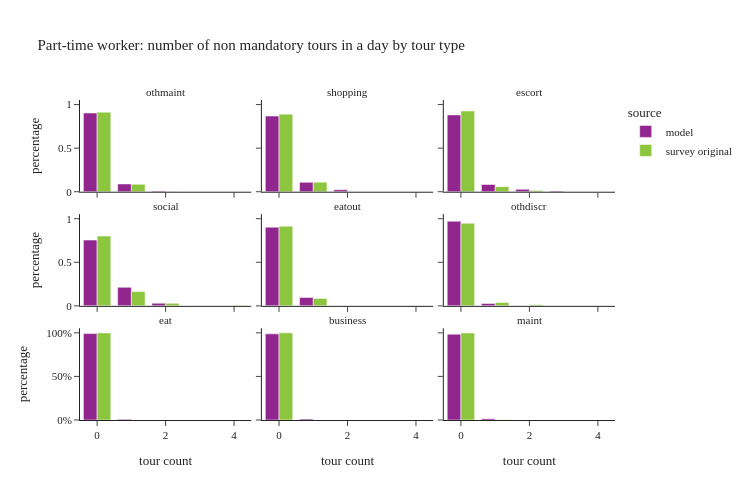

The notebook cell saved with this chart:
### Code cell
plot_num_nonmand_tourtype(per_data[per_data['ptype']==2], "Part-time worker: number of non mandatory tours in a day by tour type")

### Figure 1 — Plotly figure (JSON) as saved in the notebook; plotly's stock layout.template omitted (floating-point values rounded to 4 significant figures)
{"data": [{"alignmentgroup": "True", "customdata": [[315198], [31115], [2563], [43], [5]], "hovertemplate": "source=model<br>tour type=othmaint<br>tour count=%{x}<br>percentage=%{y}<br>sample_size=%{customdata[0]}<extra></extra>", "legendgroup": "model", "marker": {"color": "#91268F", "pattern": {"shape": ""}}, "name": "model", "offsetgroup": "model", "orientation": "v", "showlegend": true, "textposition": "auto", "type": "bar", "x": [0.0, 1.0, 2.0, 3.0, 4.0], "xaxis": "x7", "y": [0.9033, 0.08917, 0.007345, 0.0001232, 1.433e-05], "yaxis": "y7"}, {"alignmentgroup": "True", "customdata": [[302902], [37743], [8012], [267]], "hovertemplate": "source=model<br>tour type=shopping<br>tour count=%{x}<br>percentage=%{y}<br>sample_size=%{customdata[0]}<extra></extra>", "legendgroup": "model", "marker": {"color": "#91268F", "pattern": {"shape": ""}}, "name": "model", "offsetgroup": "model", "orientation": "v", "showlegend": false, "textposition": "auto", "type": "bar", "x": [0.0, 1.0, 2.0, 3.0], "xaxis": "x8", "y": [0.8681, 0.1082, 0.02296, 0.0007652], "yaxis": "y8"}, {"alignmentgroup": "True", "customdata": [[307648], [29064], [9533], [2679]], "hovertemplate": "source=model<br>tour type=escort<br>tour count=%{x}<br>percentage=%{y}<br>sample_size=%{customdata[0]}<extra></extra>", "legendgroup": "model", "marker": {"color": "#91268F", "pattern": {"shape": ""}}, "name": "model", "offsetgroup": "model", "orientation": "v", "showlegend": false, "textposition": "auto", "type": "bar", "x": [0.0, 1.0, 2.0, 3.0], "xaxis": "x9", "y": [0.8817, 0.0833, 0.02732, 0.007678], "yaxis": "y9"}, {"alignmentgroup": "True", "customdata": [[263502], [74279], [10489], [651], [3]], "hovertemplate": "source=model<br>tour type=social<br>tour count=%{x}<br>percentage=%{y}<br>sample_size=%{customdata[0]}<extra></extra>", "legendgroup": "model", "marker": {"color": "#91268F", "pattern": {"shape": ""}}, "name": "model", "offsetgroup": "model", "orientation": "v", "showlegend": false, "textposition": "auto", "type": "bar", "x": [0.0, 1.0, 2.0, 3.0, 4.0], "xaxis": "x4", "y": [0.7552, 0.2129, 0.03006, 0.001866, 8.598e-06], "yaxis": "y4"}, {"alignmentgroup": "True", "customdata": [[314979], [33256], [678], [11]], "hovertemplate": "source=model<br>tour type=eatout<br>tour count=%{x}<br>percentage=%{y}<br>sample_size=%{customdata[0]}<extra></extra>", "legendgroup": "model", "marker": {"color": "#91268F", "pattern": {"shape": ""}}, "name": "model", "offsetgroup": "model", "orientation": "v", "showlegend": false, "textposition": "auto", "type": "bar", "x": [0.0, 1.0, 2.0, 3.0], "xaxis": "x5", "y": [0.9027, 0.09531, 0.001943, 3.153e-05], "yaxis": "y5"}, {"alignmentgroup": "True", "customdata": [[338807], [9468], [640], [9]], "hovertemplate": "source=model<br>tour type=othdiscr<br>tour count=%{x}<br>percentage=%{y}<br>sample_size=%{customdata[0]}<extra></extra>", "legendgroup": "model", "marker": {"color": "#91268F", "pattern": {"shape": ""}}, "name": "model", "offsetgroup": "model", "orientation": "v", "showlegend": false, "textposition": "auto", "type": "bar", "x": [0.0, 1.0, 2.0, 3.0], "xaxis": "x6", "y": [0.971, 0.02713, 0.001834, 2.579e-05], "yaxis": "y6"}, {"alignmentgroup": "True", "customdata": [[345891], [3033]], "hovertemplate": "source=model<br>tour type=eat<br>tour count=%{x}<br>percentage=%{y}<br>sample_size=%{customdata[0]}<extra></extra>", "legendgroup": "model", "marker": {"color": "#91268F", "pattern": {"shape": ""}}, "name": "model", "offsetgroup": "model", "orientation": "v", "showlegend": false, "textposition": "auto", "type": "bar", "x": [0.0, 1.0], "xaxis": "x", "y": [0.9913, 0.008692], "yaxis": "y"}, {"alignmentgroup": "True", "customdata": [[344825], [3874], [223], [2]], "hovertemplate": "source=model<br>tour type=business<br>tour count=%{x}<br>percentage=%{y}<br>sample_size=%{customdata[0]}<extra></extra>", "legendgroup": "model", "marker": {"color": "#91268F", "pattern": {"shape": ""}}, "name": "model", "offsetgroup": "model", "orientation": "v", "showlegend": false, "textposition": "auto", "type": "bar", "x": [0.0, 1.0, 2.0, 3.0], "xaxis": "x2", "y": [0.9883, 0.0111, 0.0006391, 5.732e-06], "yaxis": "y2"}, {"alignmentgroup": "True", "customdata": [[343463], [5460], [1]], "hovertemplate": "source=model<br>tour type=maint<br>tour count=%{x}<br>percentage=%{y}<br>sample_size=%{customdata[0]}<extra></extra>", "legendgroup": "model", "marker": {"color": "#91268F", "pattern": {"shape": ""}}, "name": "model", "offsetgroup": "model", "orientation": "v", "showlegend": false, "textposition": "auto", "type": "bar", "x": [0.0, 1.0, 2.0], "xaxis": "x3", "y": [0.9843, 0.01565, 2.866e-06], "yaxis": "y3"}, {"alignmentgroup": "True", "customdata": [[797], [80], [5]], "hovertemplate": "source=survey original<br>tour type=othmaint<br>tour count=%{x}<br>percentage=%{y}<br>sample_size=%{customdata[0]}<extra></extra>", "legendgroup": "survey original", "marker": {"color": "#8CC63E", "pattern": {"shape": ""}}, "name": "survey original", "offsetgroup": "survey original", "orientation": "v", "showlegend": true, "textposition": "auto", "type": "bar", "x": [0.0, 1.0, 2.0], "xaxis": "x7", "y": [0.9128, 0.08486, 0.00232], "yaxis": "y7"}, {"alignmentgroup": "True", "customdata": [[757], [121], [4]], "hovertemplate": "source=survey original<br>tour type=shopping<br>tour count=%{x}<br>percentage=%{y}<br>sample_size=%{customdata[0]}<extra></extra>", "legendgroup": "survey original", "marker": {"color": "#8CC63E", "pattern": {"shape": ""}}, "name": "survey original", "offsetgroup": "survey original", "orientation": "v", "showlegend": false, "textposition": "auto", "type": "bar", "x": [0.0, 1.0, 2.0], "xaxis": "x8", "y": [0.8897, 0.1099, 0.0003725], "yaxis": "y8"}, {"alignmentgroup": "True", "customdata": [[808], [56], [15], [2], [1]], "hovertemplate": "source=survey original<br>tour type=escort<br>tour count=%{x}<br>percentage=%{y}<br>sample_size=%{customdata[0]}<extra></extra>", "legendgroup": "survey original", "marker": {"color": "#8CC63E", "pattern": {"shape": ""}}, "name": "survey original", "offsetgroup": "survey original", "orientation": "v", "showlegend": false, "textposition": "auto", "type": "bar", "x": [0.0, 1.0, 2.0, 3.0, 4.0], "xaxis": "x9", "y": [0.9259, 0.05801, 0.0152, 0.00062, 0.0002599], "yaxis": "y9"}, {"alignmentgroup": "True", "customdata": [[691], [155], [27], [7], [2]], "hovertemplate": "source=survey original<br>tour type=social<br>tour count=%{x}<br>percentage=%{y}<br>sample_size=%{customdata[0]}<extra></extra>", "legendgroup": "survey original", "marker": {"color": "#8CC63E", "pattern": {"shape": ""}}, "name": "survey original", "offsetgroup": "survey original", "orientation": "v", "showlegend": false, "textposition": "auto", "type": "bar", "x": [0.0, 1.0, 2.0, 3.0, 4.0], "xaxis": "x4", "y": [0.8004, 0.1639, 0.02873, 0.0004777, 0.00648], "yaxis": "y4"}, {"alignmentgroup": "True", "customdata": [[822], [54], [6]], "hovertemplate": "source=survey original<br>tour type=eatout<br>tour count=%{x}<br>percentage=%{y}<br>sample_size=%{customdata[0]}<extra></extra>", "legendgroup": "survey original", "marker": {"color": "#8CC63E", "pattern": {"shape": ""}}, "name": "survey original", "offsetgroup": "survey original", "orientation": "v", "showlegend": false, "textposition": "auto", "type": "bar", "x": [0.0, 1.0, 2.0], "xaxis": "x5", "y": [0.9133, 0.08492, 0.001734], "yaxis": "y5"}, {"alignmentgroup": "True", "customdata": [[864], [14], [3], [1]], "hovertemplate": "source=survey original<br>tour type=othdiscr<br>tour count=%{x}<br>percentage=%{y}<br>sample_size=%{customdata[0]}<extra></extra>", "legendgroup": "survey original", "marker": {"color": "#8CC63E", "pattern": {"shape": ""}}, "name": "survey original", "offsetgroup": "survey original", "orientation": "v", "showlegend": false, "textposition": "auto", "type": "bar", "x": [0.0, 1.0, 2.0, 3.0], "xaxis": "x6", "y": [0.9477, 0.03861, 0.01228, 0.001369], "yaxis": "y6"}, {"alignmentgroup": "True", "customdata": [[880], [2]], "hovertemplate": "source=survey original<br>tour type=eat<br>tour count=%{x}<br>percentage=%{y}<br>sample_size=%{customdata[0]}<extra></extra>", "legendgroup": "survey original", "marker": {"color": "#8CC63E", "pattern": {"shape": ""}}, "name": "survey original", "offsetgroup": "survey original", "orientation": "v", "showlegend": false, "textposition": "auto", "type": "bar", "x": [0.0, 1.0], "xaxis": "x", "y": [0.999, 0.0009683], "yaxis": "y"}, {"alignmentgroup": "True", "customdata": [[879], [3]], "hovertemplate": "source=survey original<br>tour type=business<br>tour count=%{x}<br>percentage=%{y}<br>sample_size=%{customdata[0]}<extra></extra>", "legendgroup": "survey original", "marker": {"color": "#8CC63E", "pattern": {"shape": ""}}, "name": "survey original", "offsetgroup": "survey original", "orientation": "v", "showlegend": false, "textposition": "auto", "type": "bar", "x": [0.0, 1.0], "xaxis": "x2", "y": [0.9998, 0.0001782], "yaxis": "y2"}, {"alignmentgroup": "True", "customdata": [[873], [9]], "hovertemplate": "source=survey original<br>tour type=maint<br>tour count=%{x}<br>percentage=%{y}<br>sample_size=%{customdata[0]}<extra></extra>", "legendgroup": "survey original", "marker": {"color": "#8CC63E", "pattern": {"shape": ""}}, "name": "survey original", "offsetgroup": "survey original", "orientation": "v", "showlegend": false, "textposition": "auto", "type": "bar", "x": [0.0, 1.0], "xaxis": "x3", "y": [0.9984, 0.001575], "yaxis": "y3"}], "layout": {"annotations": [{"font": {}, "showarrow": false, "text": "eat", "x": 0.16, "xanchor": "center", "xref": "paper", "y": 0.2867, "yanchor": "bottom", "yref": "paper"}, {"font": {}, "showarrow": false, "text": "business", "x": 0.5, "xanchor": "center", "xref": "paper", "y": 0.2867, "yanchor": "bottom", "yref": "paper"}, {"font": {}, "showarrow": false, "text": "maint", "x": 0.84, "xanchor": "center", "xref": "paper", "y": 0.2867, "yanchor": "bottom", "yref": "paper"}, {"font": {}, "showarrow": false, "text": "social", "x": 0.16, "xanchor": "center", "xref": "paper", "y": 0.6433, "yanchor": "bottom", "yref": "paper"}, {"font": {}, "showarrow": false, "text": "eatout", "x": 0.5, "xanchor": "center", "xref": "paper", "y": 0.6433, "yanchor": "bottom", "yref": "paper"}, {"font": {}, "showarrow": false, "text": "othdiscr", "x": 0.84, "xanchor": "center", "xref": "paper", "y": 0.6433, "yanchor": "bottom", "yref": "paper"}, {"font": {}, "showarrow": false, "text": "othmaint", "x": 0.16, "xanchor": "center", "xref": "paper", "y": 1.0, "yanchor": "bottom", "yref": "paper"}, {"font": {}, "showarrow": false, "text": "shopping", "x": 0.5, "xanchor": "center", "xref": "paper", "y": 1.0, "yanchor": "bottom", "yref": "paper"}, {"font": {}, "showarrow": false, "text": "escort", "x": 0.84, "xanchor": "center", "xref": "paper", "y": 1.0, "yanchor": "bottom", "yref": "paper"}], "barmode": "group", "height": 500, "legend": {"title": {"text": "source"}, "tracegroupgap": 0}, "title": {"text": "Part-time worker: number of non mandatory tours in a day by tour type"}, "width": 750, "xaxis": {"anchor": "y", "domain": [0.0, 0.32], "title": {"text": "tour count"}}, "xaxis2": {"anchor": "y2", "domain": [0.34, 0.66], "matches": "x", "title": {"text": "tour count"}}, "xaxis3": {"anchor": "y3", "domain": [0.68, 1.0], "matches": "x", "title": {"text": "tour count"}}, "xaxis4": {"anchor": "y4", "domain": [0.0, 0.32], "matches": "x", "showticklabels": false}, "xaxis5": {"anchor": "y5", "domain": [0.34, 0.66], "matches": "x", "showticklabels": false}, "xaxis6": {"anchor": "y6", "domain": [0.68, 1.0], "matches": "x", "showticklabels": false}, "xaxis7": {"anchor": "y7", "domain": [0.0, 0.32], "matches": "x", "showticklabels": false}, "xaxis8": {"anchor": "y8", "domain": [0.34, 0.66], "matches": "x", "showticklabels": false}, "xaxis9": {"anchor": "y9", "domain": [0.68, 1.0], "matches": "x", "showticklabels": false}, "yaxis": {"anchor": "x", "domain": [0.0, 0.2867], "tickformat": ".0%", "title": {"text": "percentage"}}, "yaxis2": {"anchor": "x2", "domain": [0.0, 0.2867], "matches": "y", "showticklabels": false, "tickformat": ".0%"}, "yaxis3": {"anchor": "x3", "domain": [0.0, 0.2867], "matches": "y", "showticklabels": false}, "yaxis4": {"anchor": "x4", "domain": [0.3567, 0.6433], "matches": "y", "title": {"text": "percentage"}}, "yaxis5": {"anchor": "x5", "domain": [0.3567, 0.6433], "matches": "y", "showticklabels": false}, "yaxis6": {"anchor": "x6", "domain": [0.3567, 0.6433], "matches": "y", "showticklabels": false}, "yaxis7": {"anchor": "x7", "domain": [0.7133, 1.0], "matches": "y", "title": {"text": "percentage"}}, "yaxis8": {"anchor": "x8", "domain": [0.7133, 1.0], "matches": "y", "showticklabels": false}, "yaxis9": {"anchor": "x9", "domain": [0.7133, 1.0], "matches": "y", "showticklabels": false}}}
